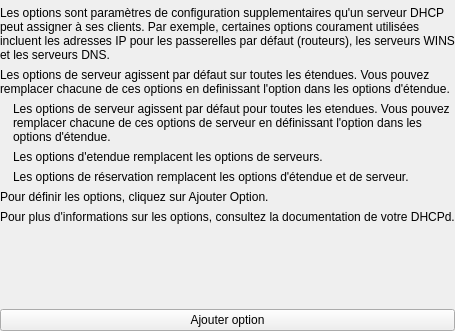
<ui version="4.0" >
 <class>OptionsView</class>
 <widget class="QWidget" name="OptionsView" >
  <property name="geometry" >
   <rect>
    <x>0</x>
    <y>0</y>
    <width>407</width>
    <height>331</height>
   </rect>
  </property>
  <property name="windowTitle" >
   <string>OptionsView</string>
  </property>
  <layout class="QVBoxLayout" >
   <property name="leftMargin" >
    <number>0</number>
   </property>
   <property name="topMargin" >
    <number>0</number>
   </property>
   <property name="rightMargin" >
    <number>0</number>
   </property>
   <property name="bottomMargin" >
    <number>0</number>
   </property>
   <item>
    <layout class="QHBoxLayout" />
   </item>
   <item>
    <widget class="TitleWidget" native="1" name="titleWidget" />
   </item>
   <item>
    <widget class="QStackedWidget" name="controlsStack" >
     <property name="currentIndex" >
      <number>0</number>
     </property>
     <widget class="QWidget" name="pageIntro" >
      <layout class="QVBoxLayout" >
       <property name="leftMargin" >
        <number>0</number>
       </property>
       <property name="topMargin" >
        <number>0</number>
       </property>
       <property name="rightMargin" >
        <number>0</number>
       </property>
       <property name="bottomMargin" >
        <number>0</number>
       </property>
       <item>
        <widget class="QLabel" name="label" >
         <property name="text" >
          <string>Les options sont paramètres de configuration supplementaires qu'un serveur DHCP peut assigner à ses clients. Par exemple, certaines options courament utilisées incluent les adresses IP pour les passerelles par défaut (routeurs), les serveurs WINS et les serveurs DNS.</string>
         </property>
         <property name="wordWrap" >
          <bool>true</bool>
         </property>
        </widget>
       </item>
       <item>
        <widget class="QLabel" name="lblVariant" >
         <property name="text" >
          <string>Les options de serveur agissent par défaut sur toutes les étendues. Vous pouvez remplacer chacune de ces options en definissant l'option dans les options d'étendue.</string>
         </property>
         <property name="wordWrap" >
          <bool>true</bool>
         </property>
        </widget>
       </item>
       <item>
        <layout class="QHBoxLayout" >
         <item>
          <widget class="QLabel" name="label_8" >
           <property name="text" >
            <string/>
           </property>
           <property name="pixmap" >
            <pixmap resource="dyprosium.qrc" >:/images/Resources/lightbulb.png</pixmap>
           </property>
          </widget>
         </item>
         <item>
          <layout class="QVBoxLayout" >
           <item>
            <widget class="QLabel" name="label_4" >
             <property name="text" >
              <string>Les options de serveur agissent par défaut pour toutes les etendues. Vous pouvez remplacer chacune de ces options de serveur en définissant l'option dans les options d'étendue.</string>
             </property>
             <property name="wordWrap" >
              <bool>true</bool>
             </property>
            </widget>
           </item>
           <item>
            <widget class="QLabel" name="label_6" >
             <property name="sizePolicy" >
              <sizepolicy vsizetype="Preferred" hsizetype="Expanding" >
               <horstretch>0</horstretch>
               <verstretch>0</verstretch>
              </sizepolicy>
             </property>
             <property name="text" >
              <string>Les options d'etendue remplacent les options de serveurs.</string>
             </property>
            </widget>
           </item>
           <item>
            <widget class="QLabel" name="label_9" >
             <property name="sizePolicy" >
              <sizepolicy vsizetype="Preferred" hsizetype="Expanding" >
               <horstretch>0</horstretch>
               <verstretch>0</verstretch>
              </sizepolicy>
             </property>
             <property name="text" >
              <string>Les options de réservation remplacent les options d'étendue et de serveur.</string>
             </property>
            </widget>
           </item>
          </layout>
         </item>
        </layout>
       </item>
       <item>
        <widget class="QLabel" name="label_2" >
         <property name="sizePolicy" >
          <sizepolicy vsizetype="Preferred" hsizetype="Expanding" >
           <horstretch>0</horstretch>
           <verstretch>0</verstretch>
          </sizepolicy>
         </property>
         <property name="text" >
          <string>Pour définir les options, cliquez sur Ajouter Option.</string>
         </property>
         <property name="wordWrap" >
          <bool>true</bool>
         </property>
        </widget>
       </item>
       <item>
        <widget class="QLabel" name="label_3" >
         <property name="text" >
          <string>Pour plus d'informations sur les options, consultez la documentation de votre DHCPd.</string>
         </property>
        </widget>
       </item>
       <item>
        <spacer>
         <property name="orientation" >
          <enum>Qt::Vertical</enum>
         </property>
         <property name="sizeHint" >
          <size>
           <width>20</width>
           <height>40</height>
          </size>
         </property>
        </spacer>
       </item>
       <item>
        <widget class="QPushButton" name="btnAddOption" >
         <property name="text" >
          <string>Ajouter option</string>
         </property>
         <property name="icon" >
          <iconset resource="dyprosium.qrc" >:/images/Resources/add.png</iconset>
         </property>
        </widget>
       </item>
      </layout>
     </widget>
     <widget class="QWidget" name="pageView" >
      <layout class="QVBoxLayout" >
       <property name="leftMargin" >
        <number>0</number>
       </property>
       <property name="topMargin" >
        <number>0</number>
       </property>
       <property name="rightMargin" >
        <number>0</number>
       </property>
       <property name="bottomMargin" >
        <number>0</number>
       </property>
       <item>
        <layout class="QHBoxLayout" >
         <item>
          <widget class="QTableWidget" name="tableOptions" >
           <property name="editTriggers" >
            <set>QAbstractItemView::NoEditTriggers</set>
           </property>
           <property name="alternatingRowColors" >
            <bool>true</bool>
           </property>
           <property name="selectionMode" >
            <enum>QAbstractItemView::SingleSelection</enum>
           </property>
           <property name="selectionBehavior" >
            <enum>QAbstractItemView::SelectRows</enum>
           </property>
           <column>
            <property name="text" >
             <string>ID</string>
            </property>
           </column>
           <column>
            <property name="text" >
             <string>Option name</string>
            </property>
           </column>
           <column>
            <property name="text" >
             <string>Value</string>
            </property>
           </column>
          </widget>
         </item>
         <item>
          <layout class="QVBoxLayout" >
           <item>
            <widget class="QToolButton" name="btnAdd" >
             <property name="text" >
              <string/>
             </property>
             <property name="icon" >
              <iconset resource="dyprosium.qrc" >:/images/Resources/add.png</iconset>
             </property>
            </widget>
           </item>
           <item>
            <widget class="QToolButton" name="btnRemove" >
             <property name="enabled" >
              <bool>false</bool>
             </property>
             <property name="text" >
              <string/>
             </property>
             <property name="icon" >
              <iconset resource="dyprosium.qrc" >:/images/Resources/delete.png</iconset>
             </property>
            </widget>
           </item>
           <item>
            <widget class="QToolButton" name="btnEdit" >
             <property name="enabled" >
              <bool>false</bool>
             </property>
             <property name="icon" >
              <iconset resource="dyprosium.qrc" >:/images/Resources/pencil.png</iconset>
             </property>
             <property name="checked" >
              <bool>false</bool>
             </property>
            </widget>
           </item>
           <item>
            <spacer>
             <property name="orientation" >
              <enum>Qt::Vertical</enum>
             </property>
             <property name="sizeHint" >
              <size>
               <width>20</width>
               <height>40</height>
              </size>
             </property>
            </spacer>
           </item>
          </layout>
         </item>
        </layout>
       </item>
      </layout>
     </widget>
    </widget>
   </item>
  </layout>
 </widget>
 <layoutdefault spacing="6" margin="11" />
 <customwidgets>
  <customwidget>
   <class>TitleWidget</class>
   <extends>QWidget</extends>
   <header>titlewidget.h</header>
   <container>1</container>
  </customwidget>
 </customwidgets>
 <resources>
  <include location="dyprosium.qrc" />
 </resources>
 <connections>
  <connection>
   <sender>btnAddOption</sender>
   <signal>clicked()</signal>
   <receiver>btnAdd</receiver>
   <slot>click()</slot>
   <hints>
    <hint type="sourcelabel" >
     <x>203</x>
     <y>288</y>
    </hint>
    <hint type="destinationlabel" >
     <x>393</x>
     <y>45</y>
    </hint>
   </hints>
  </connection>
 </connections>
</ui>
